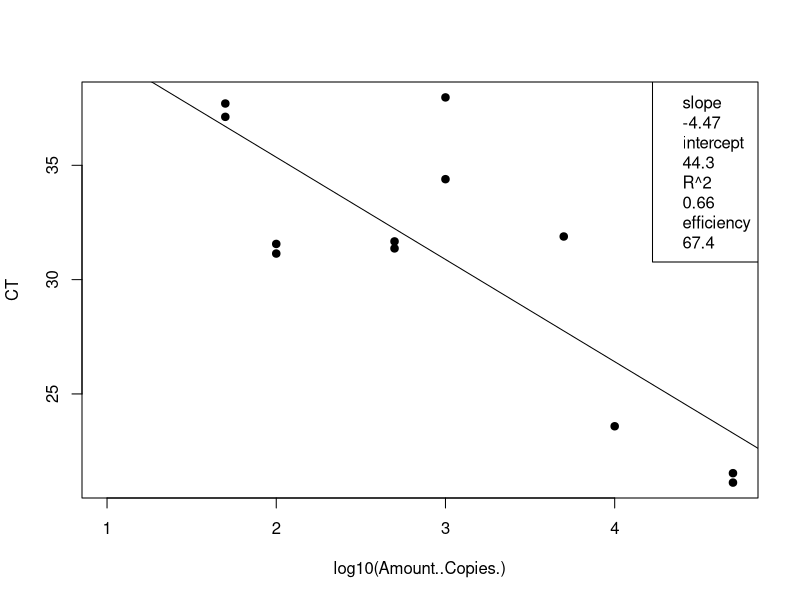

Here is the R script that generated this plot: (Note: this script raises an error after producing the figure.)
## ---- chunk 1
knitr::opts_chunk$set(echo = TRUE)

## ---- chunk 2
# clear workspace
rm(list=ls())

# load the data (note data file must be in this repository)
data <- read.csv("Plate4_E.coli_qPCRConversion.csv")
## ---- chunk 3
# linear regression of standard curve
standards = subset(data, Name == "STANDARD")
standardCurve <- lm(CT ~ log10(Amount..Copies.), data = standards)

# save the line info
standard_slope = standardCurve$coefficients[2]
standard_intercept = standardCurve$coefficients[1]
R2 = summary(standardCurve)$r.squared
efficiency =  (10^(-1/standardCurve$coefficients[2])-1)*100

# plot standards and best fit line
standardCurvePlot <- plot(CT ~ log10(Amount..Copies.), data = standards, pch=19) 
abline(coef(standardCurve)) 
legend("topright", legend = c(paste= "slope", round(standard_slope, 2), paste= "intercept", round(standard_intercept, 2), paste= "R^2", round(R2, 2), paste = "efficiency", round(efficiency, 1)))
## ---- chunk 4
standard_slope = ??
standard_intercept = ??
## ---- chunk 5
# data set of unknowns including info on standard curve
unknowns = subset(data, Name == "UNKNOWN")

# add new columns to the data table
unknowns$plate_num = 4 # note:change to the actual plate number
unknowns$standard_slope = standard_slope
unknowns$standard_intercept = standard_intercept
unknowns$R2 = R2
unknowns$efficiency = efficiency
  
# add a new column that interpolates copies/well from Ct for the unknowns
unknowns$log.copies.well = (unknowns$CT - standard_intercept)/standard_slope
unknowns$copies.well = 10^unknowns$log.copies.well

# copies/ul extract accounting for dilution factor
vol.well = 3 # note:change to qPCR template volume in ul
unknowns$vol.well = vol.well
unknowns$copies.ul = ((unknowns$copies.well/vol.well)*unknowns$DilutionFactor)

# copies/extraction
vol.elution = 110 #note:change to DNA extraction elution volume in ul
unknowns$vol.elution = vol.elution
unknowns$copies.extraction = (unknowns$copies.ul*vol.elution)

# copies/ml #Volume is volume of sample filtered in mL
unknowns$copies.ml = (unknowns$copies.extraction/unknowns$Volume)
## ---- chunk 6
# set up the color palette
library(viridis)
unknowns$SampleIDNum = as.factor(as.character(unknowns$SampleIDNum)) # change to factor for colors
Colors = viridis(n=nlevels(unknowns$SampleIDNum)) # set the color levels to call on later

# check the range and adjust the limits in plot
range(unknowns$CT, na.rm=T) # y limits
range(unknowns$log.copies.well, na.rm =T) # x limits

# plot the standard curve again
standardCurvePlot <- plot(CT ~ log10(Amount..Copies.), data = standards,
                          xlim = c(1,6), ylim = c(23,38),
                          xlab = "Log10(copies/well)",
                          ylab = "CT") 

# add boundaries and standard line
abline(v=log10(10), lty=2)
abline(v=log10(50000), lty=2)
abline(coef(standardCurve)) 

# add the sample data
standardCurvePlot <- points(CT ~ log.copies.well, data = unknowns, pch=19, 
                            col = Colors[unknowns$SampleIDNum])
legend("topright", inset = 0.002, box.lty=0, legend=c(paste= "Slope", round(standardCurve$coefficients[2], 2), 
                                                      paste= "Intercept", round(standardCurve$coefficients[1], 2), 
                                                      paste= "R^2", round(summary(standardCurve)$r.squared, 2),
                                                      paste = "Efficiency", round((10^(-1/standardCurve$coefficients[2])-1)*100, 1)))

## ---- chunk 7
# make a plot that compares the diluted to undiluted replicates for each sample including dilution factor
library("ggplot2")
unknowns$SampleIDNum <- as.numeric(as.character(unknowns$SampleIDNum)) # change to numeric
unknowns$DilutionFactor <- as.factor(as.character(unknowns$DilutionFactor)) # change to factor
qplot(SampleIDNum,log10(copies.ml+1), data=unknowns, col=DilutionFactor)
## ---- chunk 8
# write csv file
write.csv(unknowns, file = "Plate4_E.coli_ConvertedData.csv", row.names=FALSE, na="")

# average the replicates (if not strongly inhibited) and make a new file
library(dplyr)
data.average = unknowns %>% group_by(SampleIDNum) %>% summarise(copies.ml = mean(copies.ml, na.rm = T))
write.csv(data.average, file = "Plate4_E.coli_Averaged.csv", row.names=FALSE, na="")
